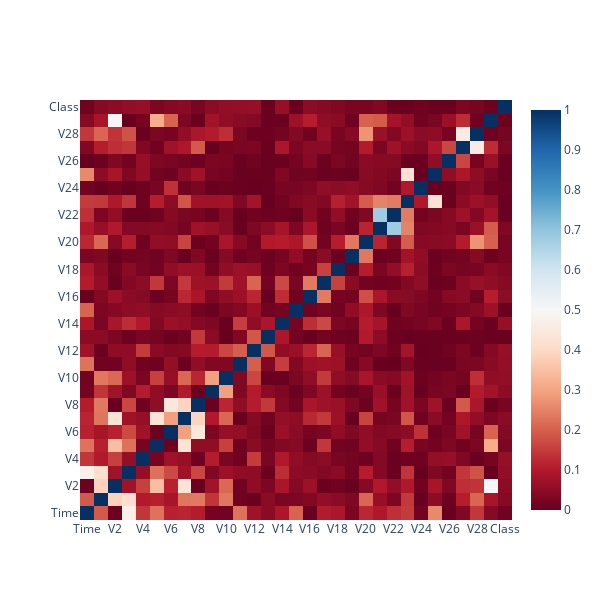

Notebook code cell kept with this figure:
### Code cell
layout = cf.Layout(height=600,width=600)
corr.abs().iplot(kind = 'heatmap', layout=layout.to_plotly_json(), colorscale = 'RdBu')

### Figure 1 — Plotly figure (JSON) as saved in the notebook; plotly's stock layout.template omitted (floating-point values rounded to 4 significant figures; data arrays with more than 128 entries replaced by an {"elided": "..."} marker saying what was removed)
{"data": [{"colorscale": [[0.0, "rgb(103,0,31)"], [0.1, "rgb(178,24,43)"], [0.2, "rgb(214,96,77)"], [0.3, "rgb(244,165,130)"], [0.4, "rgb(253,219,199)"], [0.5, "rgb(247,247,247)"], [0.6, "rgb(209,229,240)"], [0.7, "rgb(146,197,222)"], [0.8, "rgb(67,147,195)"], [0.9, "rgb(33,102,172)"], [1.0, "rgb(5,48,97)"]], "type": "heatmap", "x": ["Time", "V1", "V2", "V3", "V4", "V5", "V6", "V7", "V8", "V9", "V10", "V11", "V12", "V13", "V14", "V15", "V16", "V17", "V18", "V19", "V20", "V21", "V22", "V23", "V24", "V25", "V26", "V27", "V28", "Amount", "Class"], "y": ["Time", "V1", "V2", "V3", "V4", "V5", "V6", "V7", "V8", "V9", "V10", "V11", "V12", "V13", "V14", "V15", "V16", "V17", "V18", "V19", "V20", "V21", "V22", "V23", "V24", "V25", "V26", "V27", "V28", "Amount", "Class"], "z": {"elided": "31x31 float values"}, "zmax": 1.0, "zmin": 3.898e-05}], "layout": {"height": 600, "width": 600}}
